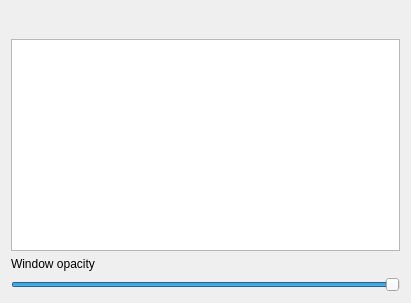
<?xml version="1.0" encoding="UTF-8"?>
<ui version="4.0">
 <class>Frame</class>
 <widget class="QFrame" name="Frame">
  <property name="geometry">
   <rect>
    <x>0</x>
    <y>0</y>
    <width>411</width>
    <height>303</height>
   </rect>
  </property>
  <property name="windowTitle">
   <string>Clipboard manager</string>
  </property>
  <layout class="QGridLayout" name="gridLayout">
   <item row="0" column="0">
    <layout class="QVBoxLayout" name="verticalLayout">
     <item>
      <layout class="QHBoxLayout" name="top_bar_layout">
       <item>
        <widget class="QPushButton" name="add_button">
         <property name="sizePolicy">
          <sizepolicy hsizetype="Minimum" vsizetype="Fixed">
           <horstretch>0</horstretch>
           <verstretch>0</verstretch>
          </sizepolicy>
         </property>
         <property name="toolTip">
          <string>Add</string>
         </property>
         <property name="icon">
          <iconset>
           <normaloff>icon/plus.svg</normaloff>icon/plus.svg</iconset>
         </property>
         <property name="iconSize">
          <size>
           <width>24</width>
           <height>24</height>
          </size>
         </property>
         <property name="flat">
          <bool>true</bool>
         </property>
        </widget>
       </item>
       <item>
        <widget class="QPushButton" name="remove_button">
         <property name="sizePolicy">
          <sizepolicy hsizetype="Minimum" vsizetype="Fixed">
           <horstretch>0</horstretch>
           <verstretch>0</verstretch>
          </sizepolicy>
         </property>
         <property name="toolTip">
          <string>Remove</string>
         </property>
         <property name="icon">
          <iconset>
           <normaloff>icon/minus.svg</normaloff>icon/minus.svg</iconset>
         </property>
         <property name="iconSize">
          <size>
           <width>24</width>
           <height>24</height>
          </size>
         </property>
         <property name="flat">
          <bool>true</bool>
         </property>
        </widget>
       </item>
       <item>
        <widget class="QPushButton" name="enable_button">
         <property name="sizePolicy">
          <sizepolicy hsizetype="Minimum" vsizetype="Fixed">
           <horstretch>0</horstretch>
           <verstretch>0</verstretch>
          </sizepolicy>
         </property>
         <property name="toolTip">
          <string>Enable</string>
         </property>
         <property name="icon">
          <iconset>
           <normaloff>icon/check-square.svg</normaloff>icon/check-square.svg</iconset>
         </property>
         <property name="iconSize">
          <size>
           <width>24</width>
           <height>24</height>
          </size>
         </property>
         <property name="flat">
          <bool>true</bool>
         </property>
        </widget>
       </item>
       <item>
        <widget class="QPushButton" name="disable_button">
         <property name="sizePolicy">
          <sizepolicy hsizetype="Minimum" vsizetype="Fixed">
           <horstretch>0</horstretch>
           <verstretch>0</verstretch>
          </sizepolicy>
         </property>
         <property name="toolTip">
          <string>Disable</string>
         </property>
         <property name="text">
          <string/>
         </property>
         <property name="icon">
          <iconset>
           <normaloff>icon/x-square.svg</normaloff>icon/x-square.svg</iconset>
         </property>
         <property name="iconSize">
          <size>
           <width>24</width>
           <height>24</height>
          </size>
         </property>
         <property name="flat">
          <bool>true</bool>
         </property>
        </widget>
       </item>
       <item>
        <widget class="QPushButton" name="options_button">
         <property name="sizePolicy">
          <sizepolicy hsizetype="Minimum" vsizetype="Fixed">
           <horstretch>0</horstretch>
           <verstretch>0</verstretch>
          </sizepolicy>
         </property>
         <property name="toolTip">
          <string>Options</string>
         </property>
         <property name="icon">
          <iconset>
           <normaloff>icon/settings.svg</normaloff>icon/settings.svg</iconset>
         </property>
         <property name="iconSize">
          <size>
           <width>24</width>
           <height>24</height>
          </size>
         </property>
         <property name="flat">
          <bool>true</bool>
         </property>
        </widget>
       </item>
      </layout>
     </item>
     <item>
      <layout class="QVBoxLayout" name="table_layout">
       <item>
        <widget class="QTableWidget" name="table">
         <property name="alternatingRowColors">
          <bool>false</bool>
         </property>
         <property name="selectionMode">
          <enum>QAbstractItemView::SingleSelection</enum>
         </property>
         <property name="selectionBehavior">
          <enum>QAbstractItemView::SelectItems</enum>
         </property>
         <property name="gridStyle">
          <enum>Qt::SolidLine</enum>
         </property>
         <property name="sortingEnabled">
          <bool>false</bool>
         </property>
         <property name="cornerButtonEnabled">
          <bool>true</bool>
         </property>
         <attribute name="horizontalHeaderVisible">
          <bool>false</bool>
         </attribute>
         <attribute name="horizontalHeaderStretchLastSection">
          <bool>true</bool>
         </attribute>
         <attribute name="verticalHeaderVisible">
          <bool>false</bool>
         </attribute>
         <attribute name="verticalHeaderCascadingSectionResizes">
          <bool>false</bool>
         </attribute>
         <attribute name="verticalHeaderShowSortIndicator" stdset="0">
          <bool>true</bool>
         </attribute>
         <attribute name="verticalHeaderStretchLastSection">
          <bool>false</bool>
         </attribute>
         <column>
          <property name="text">
           <string/>
          </property>
         </column>
        </widget>
       </item>
      </layout>
     </item>
     <item>
      <layout class="QVBoxLayout" name="bottom_bar_layout">
       <item>
        <widget class="QLabel" name="window_opacity_label">
         <property name="text">
          <string>Window opacity</string>
         </property>
        </widget>
       </item>
       <item>
        <widget class="QSlider" name="window_opacity_slider">
         <property name="minimum">
          <number>10</number>
         </property>
         <property name="maximum">
          <number>100</number>
         </property>
         <property name="value">
          <number>100</number>
         </property>
         <property name="orientation">
          <enum>Qt::Horizontal</enum>
         </property>
        </widget>
       </item>
      </layout>
     </item>
    </layout>
   </item>
  </layout>
 </widget>
 <tabstops>
  <tabstop>add_button</tabstop>
  <tabstop>remove_button</tabstop>
  <tabstop>enable_button</tabstop>
  <tabstop>disable_button</tabstop>
  <tabstop>window_opacity_slider</tabstop>
  <tabstop>table</tabstop>
 </tabstops>
 <resources/>
 <connections>
  <connection>
   <sender>add_button</sender>
   <signal>clicked()</signal>
   <receiver>Frame</receiver>
   <slot>add_item_to_table()</slot>
   <hints>
    <hint type="sourcelabel">
     <x>51</x>
     <y>14</y>
    </hint>
    <hint type="destinationlabel">
     <x>4</x>
     <y>37</y>
    </hint>
   </hints>
  </connection>
  <connection>
   <sender>remove_button</sender>
   <signal>clicked()</signal>
   <receiver>Frame</receiver>
   <slot>remove_item_from_table()</slot>
   <hints>
    <hint type="sourcelabel">
     <x>127</x>
     <y>23</y>
    </hint>
    <hint type="destinationlabel">
     <x>4</x>
     <y>26</y>
    </hint>
   </hints>
  </connection>
  <connection>
   <sender>enable_button</sender>
   <signal>clicked()</signal>
   <receiver>Frame</receiver>
   <slot>enable_item_in_table()</slot>
   <hints>
    <hint type="sourcelabel">
     <x>201</x>
     <y>33</y>
    </hint>
    <hint type="destinationlabel">
     <x>4</x>
     <y>12</y>
    </hint>
   </hints>
  </connection>
  <connection>
   <sender>disable_button</sender>
   <signal>clicked()</signal>
   <receiver>Frame</receiver>
   <slot>disable_item_in_table()</slot>
   <hints>
    <hint type="sourcelabel">
     <x>267</x>
     <y>42</y>
    </hint>
    <hint type="destinationlabel">
     <x>4</x>
     <y>6</y>
    </hint>
   </hints>
  </connection>
  <connection>
   <sender>table</sender>
   <signal>itemClicked(QTableWidgetItem*)</signal>
   <receiver>Frame</receiver>
   <slot>clicked_item_in_table()</slot>
   <hints>
    <hint type="sourcelabel">
     <x>22</x>
     <y>138</y>
    </hint>
    <hint type="destinationlabel">
     <x>4</x>
     <y>137</y>
    </hint>
   </hints>
  </connection>
  <connection>
   <sender>window_opacity_slider</sender>
   <signal>valueChanged(int)</signal>
   <receiver>Frame</receiver>
   <slot>changed_window_opacity()</slot>
   <hints>
    <hint type="sourcelabel">
     <x>17</x>
     <y>282</y>
    </hint>
    <hint type="destinationlabel">
     <x>3</x>
     <y>260</y>
    </hint>
   </hints>
  </connection>
  <connection>
   <sender>options_button</sender>
   <signal>clicked()</signal>
   <receiver>Frame</receiver>
   <slot>clicked_settings()</slot>
   <hints>
    <hint type="sourcelabel">
     <x>365</x>
     <y>28</y>
    </hint>
    <hint type="destinationlabel">
     <x>405</x>
     <y>11</y>
    </hint>
   </hints>
  </connection>
  <connection>
   <sender>table</sender>
   <signal>itemChanged(QTableWidgetItem*)</signal>
   <receiver>Frame</receiver>
   <slot>changed_item_in_table()</slot>
   <hints>
    <hint type="sourcelabel">
     <x>205</x>
     <y>88</y>
    </hint>
    <hint type="destinationlabel">
     <x>4</x>
     <y>80</y>
    </hint>
   </hints>
  </connection>
  <connection>
   <sender>table</sender>
   <signal>doubleClicked(QModelIndex)</signal>
   <receiver>Frame</receiver>
   <slot>doubleclicked_item_in_table()</slot>
   <hints>
    <hint type="sourcelabel">
     <x>47</x>
     <y>201</y>
    </hint>
    <hint type="destinationlabel">
     <x>2</x>
     <y>197</y>
    </hint>
   </hints>
  </connection>
 </connections>
 <slots>
  <slot>add_item_to_table()</slot>
  <slot>remove_item_from_table()</slot>
  <slot>enable_item_in_table()</slot>
  <slot>disable_item_in_table()</slot>
  <slot>clicked_item_in_table()</slot>
  <slot>clicked_sequential_pasting()</slot>
  <slot>clicked_clipboard_capturing()</slot>
  <slot>changed_window_opacity()</slot>
  <slot>clicked_settings()</slot>
  <slot>hide_content_in_table()</slot>
  <slot>changed_item_in_table()</slot>
  <slot>doubleclicked_item_in_table()</slot>
 </slots>
</ui>
